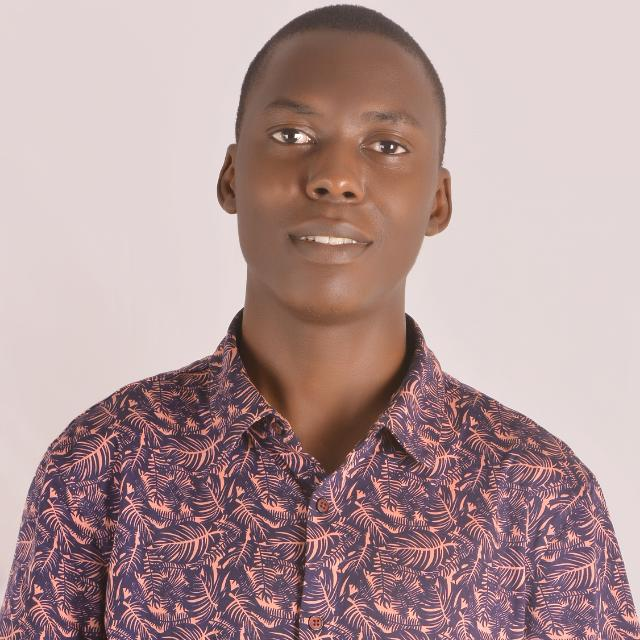
#> input picture images/face.jpg, 640 x 640 px
$ python face_image_detector.py
#> lines starting #> are read from the running program, lines starting #| are printed output that depends on the picture; after the words box and inside, x2 and y2 are one past the last pixel; in counts of white or black regions, pixels touching at a corner belong together
import cv2
from random import randrange

# Load pre-trained data on face frontals from opencv (haar cascade algorithm)
trained_face_data = cv2.CascadeClassifier("trains/haarcascade_frontalface_default.xml")
# trained_face_data = cv2.CascadeClassifier(cv2.data.haarcascades + "haarcascade_frontalface_default.xml")

# image to detect faces in
img = cv2.imread('images/face.jpg')
#> img is the input picture: shape (640, 640, 3); mean B, G, R 152.6, 152.5, 179

# covert image to gray scale
gray_scaled_img = cv2.cvtColor(img, cv2.COLOR_BGR2GRAY)
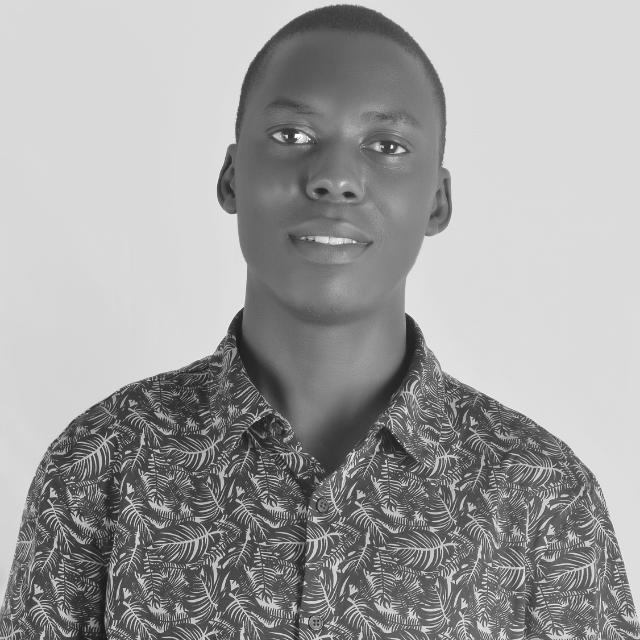
#> gray_scaled_img: shape (640, 640); min 9, max 253, mean 160.4

# detect faces
# (98, 30) top left corner coordinates, (86, 86) bottom right coordinates
face_coordinates = trained_face_data.detectMultiScale(gray_scaled_img)
#> face_coordinates = [[225, 69, 227, 227]]

# Draw rectangles around the faces
# # face_coordinates = [[98 30 86 86]]
(x, y, a, b) = face_coordinates[0]  # extract values out of the array coordinates for a single image
#> x = 225; y = 69; a = 227; b = 227
# (x,y) top coordinates, (x+a,y+b) bottom coordinates, (0,255,0) BGR green color, 2 rectangle thickness
cv2.rectangle(img, (x, y), (x + a, y + b), (0, 255, 0), 2)
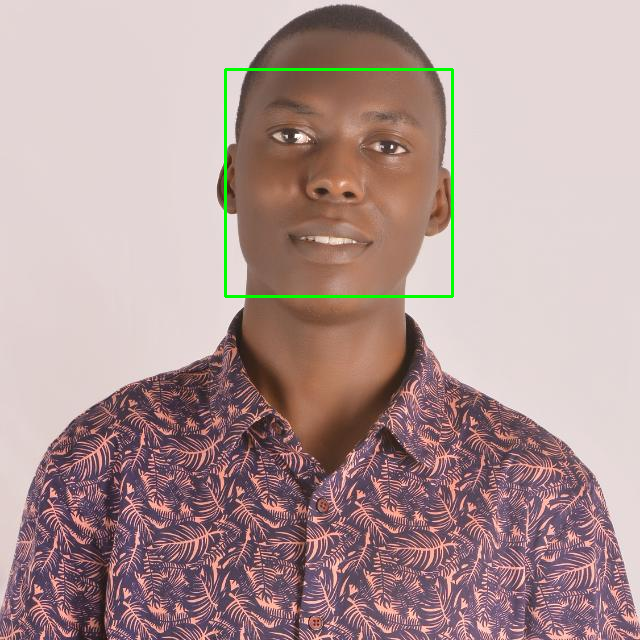
#> img: shape (640, 640, 3); 0.66% of pixels changed, all inside (x1, y1, x2, y2) = (224, 68, 454, 298)

cv2.imshow('Face Detector Application', img)
# closes window till a key is pressed
cv2.waitKey()
